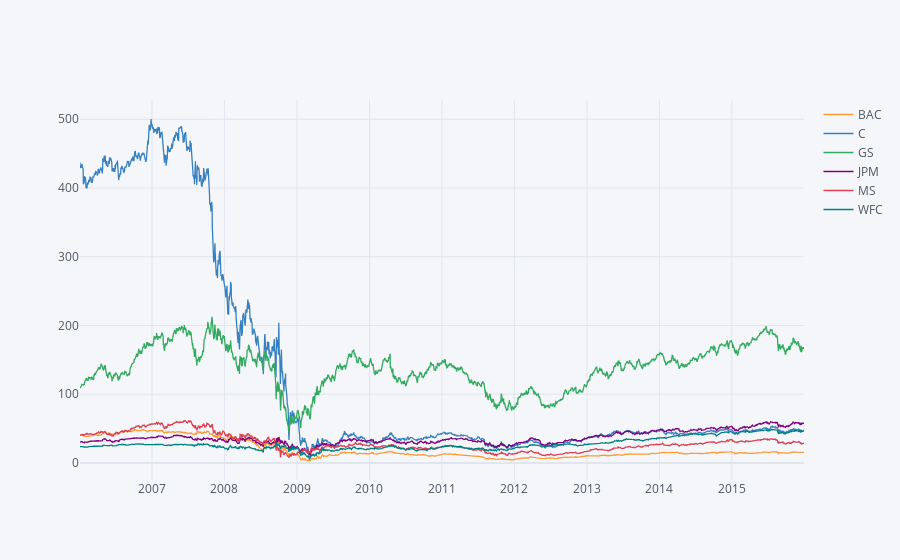

Notebook cell for this chart:
### Code cell
bank_stocks.xs(key='Close', axis=1, level='Stock Info').iplot()

### Figure 1 — Plotly figure (JSON) as saved in the notebook; plotly's stock layout.template omitted (floating-point values rounded to 4 significant figures; data arrays with more than 128 entries replaced by an {"elided": "..."} marker saying what was removed)
{"data": [{"line": {"color": "rgba(255, 153, 51, 1.0)", "dash": "solid", "shape": "linear", "width": 1.3}, "mode": "lines", "name": "BAC", "text": "", "type": "scatter", "x": {"elided": "2517 str values"}, "y": {"elided": "2517 float values"}}, {"line": {"color": "rgba(55, 128, 191, 1.0)", "dash": "solid", "shape": "linear", "width": 1.3}, "mode": "lines", "name": "C", "text": "", "type": "scatter", "x": {"elided": "2517 str values"}, "y": {"elided": "2517 float values"}}, {"line": {"color": "rgba(50, 171, 96, 1.0)", "dash": "solid", "shape": "linear", "width": 1.3}, "mode": "lines", "name": "GS", "text": "", "type": "scatter", "x": {"elided": "2517 str values"}, "y": {"elided": "2517 float values"}}, {"line": {"color": "rgba(128, 0, 128, 1.0)", "dash": "solid", "shape": "linear", "width": 1.3}, "mode": "lines", "name": "JPM", "text": "", "type": "scatter", "x": {"elided": "2517 str values"}, "y": {"elided": "2517 float values"}}, {"line": {"color": "rgba(219, 64, 82, 1.0)", "dash": "solid", "shape": "linear", "width": 1.3}, "mode": "lines", "name": "MS", "text": "", "type": "scatter", "x": {"elided": "2517 str values"}, "y": {"elided": "2517 mixed values"}}, {"line": {"color": "rgba(0, 128, 128, 1.0)", "dash": "solid", "shape": "linear", "width": 1.3}, "mode": "lines", "name": "WFC", "text": "", "type": "scatter", "x": {"elided": "2517 str values"}, "y": {"elided": "2517 float values"}}], "layout": {"legend": {"bgcolor": "#F5F6F9", "font": {"color": "#4D5663"}}, "paper_bgcolor": "#F5F6F9", "plot_bgcolor": "#F5F6F9", "title": {"font": {"color": "#4D5663"}}, "xaxis": {"gridcolor": "#E1E5ED", "showgrid": true, "tickfont": {"color": "#4D5663"}, "title": {"font": {"color": "#4D5663"}, "text": ""}, "zerolinecolor": "#E1E5ED"}, "yaxis": {"gridcolor": "#E1E5ED", "showgrid": true, "tickfont": {"color": "#4D5663"}, "title": {"font": {"color": "#4D5663"}, "text": ""}, "zerolinecolor": "#E1E5ED"}}}
